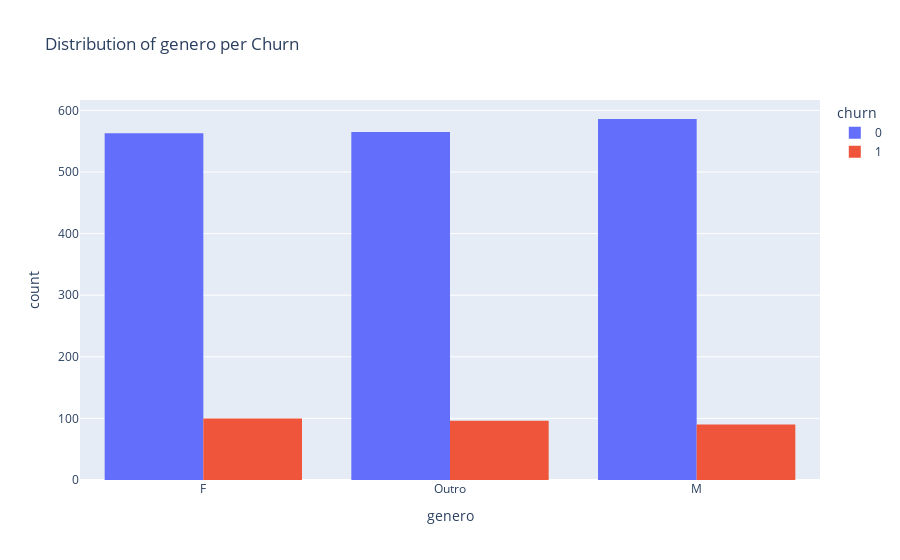

Here is the notebook cell this chart was saved with:
### Code cell
# Bar graphs for categorical features vs Churn

for col in categorical_columns:
    if col == 'tipo_demissao':
        continue
    
    fig = px.histogram(df_employees, x=col, color='churn', barmode='group', title=f'Distribution of {col} per Churn')
    fig.show()

### Figure 1 — Plotly figure (JSON) as saved in the notebook; plotly's stock layout.template omitted (floating-point values rounded to 4 significant figures; data arrays with more than 128 entries replaced by an {"elided": "..."} marker saying what was removed)
{"data": [{"alignmentgroup": "True", "bingroup": "x", "hovertemplate": "churn=0<br>genero=%{x}<br>count=%{y}<extra></extra>", "legendgroup": "0", "marker": {"color": "#636efa", "pattern": {"shape": ""}}, "name": "0", "offsetgroup": "0", "orientation": "v", "showlegend": true, "type": "histogram", "x": {"elided": "1714 str values"}, "xaxis": "x", "yaxis": "y"}, {"alignmentgroup": "True", "bingroup": "x", "hovertemplate": "churn=1<br>genero=%{x}<br>count=%{y}<extra></extra>", "legendgroup": "1", "marker": {"color": "#EF553B", "pattern": {"shape": ""}}, "name": "1", "offsetgroup": "1", "orientation": "v", "showlegend": true, "type": "histogram", "x": {"elided": "286 str values"}, "xaxis": "x", "yaxis": "y"}], "layout": {"barmode": "group", "legend": {"title": {"text": "churn"}, "tracegroupgap": 0}, "title": {"text": "Distribution of genero per Churn"}, "xaxis": {"anchor": "y", "domain": [0, 1], "title": {"text": "genero"}}, "yaxis": {"anchor": "x", "domain": [0, 1], "title": {"text": "count"}}}}
